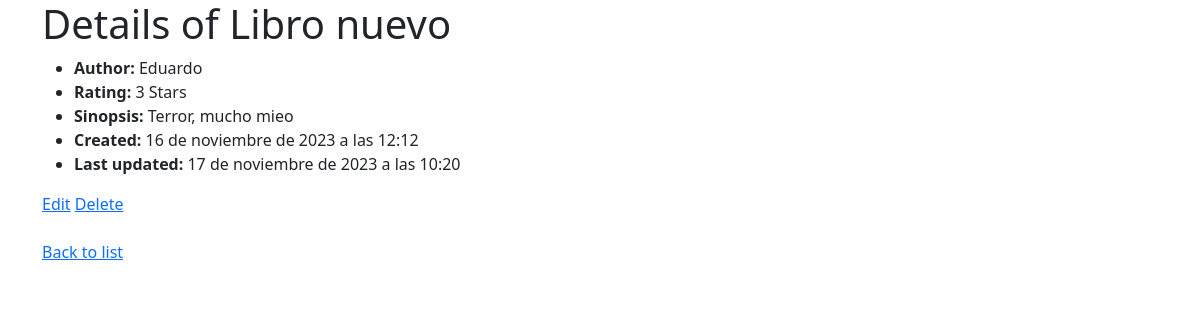
Before: /details/2 with the older database file.
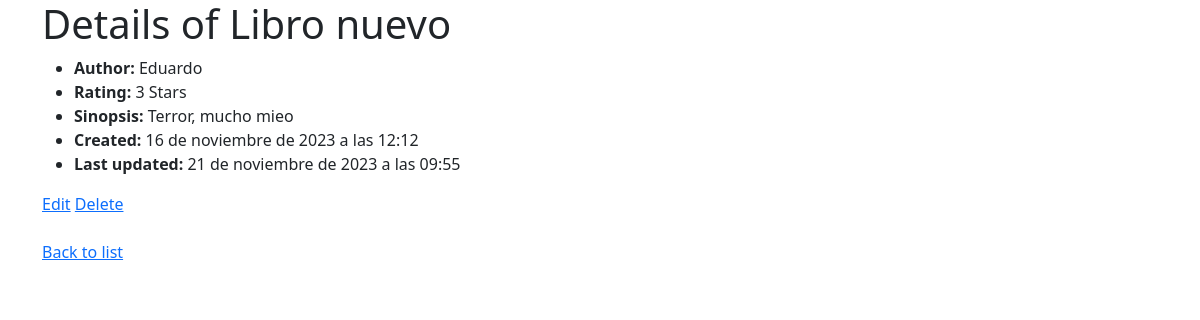
After: the same page with the newer database file.
### Book/models.py (models this page shows, shortened)
class Book(models.Model):
   title = models.CharField(max_length=50)
   author = models.CharField(max_length=50)
   rating = models.IntegerField(validators=[MaxValueValidator(5)])
   sinopsis = models.TextField()
   created_at = models.DateTimeField(auto_now_add=True) # auto_now_add=True: Cuando se crea el registro, se guarda la fecha y hora
   updated_at = models.DateTimeField(auto_now=True) # auto_now=True: Cuando se actualiza el registro, se guarda la fecha y hora

### Book/views.py (the view)
# urls.py: path('details/<int:pk>', BookDetailView.as_view(), name='book_details'),
class BookDetailView(DetailView):
   model = Book

### Book/templates/Book/book_detail.html
{% extends 'Book/base.html' %} {% block content %}
<h1>Details of {{ book.title }}</h1>
<ul>
	<li><b>Author:</b> {{ book.author }}</li>
	<li><b>Rating:</b> {{ book.rating }} Stars</li>
	<li><b>Sinopsis:</b> {{ book.sinopsis }}</li>
	<li><b>Created:</b> {{ book.created_at }}</li>
	<li><b>Last updated:</b> {{ book.updated_at }}</li>
</ul>
<a href="{% url 'book_edit' pk=book.pk %}" role="button">Edit</a>
<a href="{% url 'book_delete' pk=book.pk %}" role="button">Delete</a>
<br />
<br />
<a href="{% url 'book_list' %}" role="button">Back to list</a>
{% endblock %}

### Book/templates/Book/base.html (shortened to what this page needs)
<!DOCTYPE html>
<html lang="es">
	<head>
		<link rel="stylesheet" href="https://stackpath.bootstrapcdn.com/bootstrap/5.0.0-alpha1/css/bootstrap.min.css">
	</head>
	<body>
		<div class="container">
			<div class="row">
				<div class="col">
					{% block content %}{% endblock %}
				</div>
			</div>
		</div>
	</body>
</html>

Changed rows visible on the page:
changed Book "Eduardo": updated_at "17 de noviembre de 2023 a las 10:20" → "21 de noviembre de 2023 a las 09:55"
